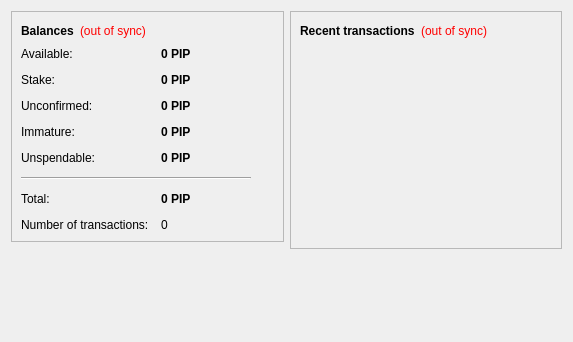
<?xml version="1.0" encoding="UTF-8"?>
<ui version="4.0">
 <class>OverviewPage</class>
 <widget class="QWidget" name="OverviewPage">
  <property name="geometry">
   <rect>
    <x>0</x>
    <y>0</y>
    <width>573</width>
    <height>342</height>
   </rect>
  </property>
  <property name="windowTitle">
   <string>Form</string>
  </property>
  <layout class="QHBoxLayout" name="horizontalLayout" stretch="1,1">
   <item>
    <layout class="QVBoxLayout" name="verticalLayout_2">
     <item>
      <widget class="QFrame" name="frame">
       <property name="frameShape">
        <enum>QFrame::StyledPanel</enum>
       </property>
       <property name="frameShadow">
        <enum>QFrame::Raised</enum>
       </property>
       <layout class="QVBoxLayout" name="verticalLayout_4">
        <item>
         <layout class="QHBoxLayout" name="horizontalLayout_4">
          <item>
           <widget class="QLabel" name="label_5">
            <property name="font">
             <font>
              <weight>75</weight>
              <bold>true</bold>
             </font>
            </property>
            <property name="text">
             <string>Balances</string>
            </property>
           </widget>
          </item>
          <item>
           <widget class="QLabel" name="labelWalletStatus">
            <property name="toolTip">
             <string>The displayed information may be out of date. Your wallet automatically synchronizes with the PipCoin network after a connection is established, but this process has not completed yet.</string>
            </property>
            <property name="styleSheet">
             <string notr="true">QLabel { color: red; }</string>
            </property>
            <property name="text">
             <string notr="true">(out of sync)</string>
            </property>
            <property name="alignment">
             <set>Qt::AlignLeading|Qt::AlignLeft|Qt::AlignVCenter</set>
            </property>
           </widget>
          </item>
          <item>
           <spacer name="horizontalSpacer_2">
            <property name="orientation">
             <enum>Qt::Horizontal</enum>
            </property>
            <property name="sizeHint" stdset="0">
             <size>
              <width>40</width>
              <height>20</height>
             </size>
            </property>
           </spacer>
          </item>
         </layout>
        </item>
        <item>
         <layout class="QFormLayout" name="formLayout_2">
          <property name="fieldGrowthPolicy">
           <enum>QFormLayout::AllNonFixedFieldsGrow</enum>
          </property>
          <property name="horizontalSpacing">
           <number>12</number>
          </property>
          <property name="verticalSpacing">
           <number>12</number>
          </property>
          <item row="0" column="0">
           <widget class="QLabel" name="labelAvailableText">
            <property name="toolTip">
             <string>Your current available balance</string>
            </property>
            <property name="text">
             <string>Available:</string>
            </property>
           </widget>
          </item>
          <item row="0" column="1">
           <widget class="QLabel" name="labelAvailable">
            <property name="font">
             <font>
              <weight>75</weight>
              <bold>true</bold>
             </font>
            </property>
            <property name="cursor">
             <cursorShape>IBeamCursor</cursorShape>
            </property>
            <property name="toolTip">
             <string>Your current available balance</string>
            </property>
            <property name="text">
             <string notr="true">0 PIP</string>
            </property>
            <property name="alignment">
             <set>Qt::AlignLeading|Qt::AlignLeft|Qt::AlignVCenter</set>
            </property>
            <property name="textInteractionFlags">
             <set>Qt::LinksAccessibleByMouse|Qt::TextSelectableByKeyboard|Qt::TextSelectableByMouse</set>
            </property>
           </widget>
          </item>
          <item row="1" column="0">
           <widget class="QLabel" name="label_6">
            <property name="toolTip">
             <string>Total of coins that was staked, and do not yet count toward the current balance</string>
            </property>
            <property name="text">
             <string>Stake:</string>
            </property>
           </widget>
          </item>
          <item row="1" column="1">
           <widget class="QLabel" name="labelStake">
            <property name="font">
             <font>
              <weight>75</weight>
              <bold>true</bold>
             </font>
            </property>
            <property name="cursor">
             <cursorShape>IBeamCursor</cursorShape>
            </property>
            <property name="toolTip">
             <string>Total of coins that was staked, and do not yet count toward the current balance</string>
            </property>
            <property name="text">
             <string notr="true">0 PIP</string>
            </property>
            <property name="alignment">
             <set>Qt::AlignLeading|Qt::AlignLeft|Qt::AlignVCenter</set>
            </property>
            <property name="textInteractionFlags">
             <set>Qt::LinksAccessibleByMouse|Qt::TextSelectableByKeyboard|Qt::TextSelectableByMouse</set>
            </property>
           </widget>
          </item>
          <item row="2" column="0">
           <widget class="QLabel" name="label_3">
            <property name="toolTip">
             <string>Total of transactions that have yet to be confirmed, and do not yet count toward the current balance</string>
            </property>
            <property name="text">
             <string>Unconfirmed:</string>
            </property>
           </widget>
          </item>
          <item row="2" column="1">
           <widget class="QLabel" name="labelUnconfirmed">
            <property name="font">
             <font>
              <weight>75</weight>
              <bold>true</bold>
             </font>
            </property>
            <property name="cursor">
             <cursorShape>IBeamCursor</cursorShape>
            </property>
            <property name="toolTip">
             <string>Total of transactions that have yet to be confirmed, and do not yet count toward the current balance</string>
            </property>
            <property name="text">
             <string notr="true">0 PIP</string>
            </property>
            <property name="alignment">
             <set>Qt::AlignLeading|Qt::AlignLeft|Qt::AlignVCenter</set>
            </property>
            <property name="textInteractionFlags">
             <set>Qt::LinksAccessibleByMouse|Qt::TextSelectableByKeyboard|Qt::TextSelectableByMouse</set>
            </property>
           </widget>
          </item>
          <item row="3" column="0">
           <widget class="QLabel" name="labelImmatureText">
            <property name="toolTip">
             <string>Mined balance that has not yet matured</string>
            </property>
            <property name="text">
             <string>Immature:</string>
            </property>
           </widget>
          </item>
          <item row="3" column="1">
           <widget class="QLabel" name="labelImmature">
            <property name="font">
             <font>
              <weight>75</weight>
              <bold>true</bold>
             </font>
            </property>
            <property name="toolTip">
             <string>Mined balance that has not yet matured</string>
            </property>
            <property name="text">
             <string notr="true">0 PIP</string>
            </property>
            <property name="alignment">
             <set>Qt::AlignLeading|Qt::AlignLeft|Qt::AlignVCenter</set>
            </property>
            <property name="textInteractionFlags">
             <set>Qt::LinksAccessibleByMouse|Qt::TextSelectableByKeyboard|Qt::TextSelectableByMouse</set>
            </property>
           </widget>
          </item>
          <item row="4" column="0">
           <widget class="QLabel" name="labelBalanceWatchOnlyText">
            <property name="toolTip">
             <string>Your unspendable balance</string>
            </property>
            <property name="text">
             <string>Unspendable:</string>
            </property>
           </widget>
          </item>
          <item row="4" column="1">
           <widget class="QLabel" name="labelBalanceWatchOnly">
            <property name="font">
             <font>
              <weight>75</weight>
              <bold>true</bold>
             </font>
            </property>
            <property name="cursor">
             <cursorShape>IBeamCursor</cursorShape>
            </property>
            <property name="toolTip">
             <string>Your unspendable balance</string>
            </property>
            <property name="text">
             <string notr="true">0 PIP</string>
            </property>
            <property name="alignment">
             <set>Qt::AlignLeading|Qt::AlignLeft|Qt::AlignVCenter</set>
            </property>
            <property name="textInteractionFlags">
             <set>Qt::LinksAccessibleByMouse|Qt::TextSelectableByKeyboard|Qt::TextSelectableByMouse</set>
            </property>
           </widget>
          </item>
          <item row="5" column="0" colspan="2">
           <widget class="Line" name="line">
            <property name="maximumSize">
             <size>
              <width>230</width>
              <height>16777215</height>
             </size>
            </property>
            <property name="orientation">
             <enum>Qt::Horizontal</enum>
            </property>
           </widget>
          </item>
          <item row="6" column="0">
           <widget class="QLabel" name="labelTotalText">
            <property name="toolTip">
             <string>Your current total balance</string>
            </property>
            <property name="text">
             <string>Total:</string>
            </property>
           </widget>
          </item>
          <item row="6" column="1">
           <widget class="QLabel" name="labelTotal">
            <property name="font">
             <font>
              <weight>75</weight>
              <bold>true</bold>
             </font>
            </property>
            <property name="toolTip">
             <string>Your current total balance</string>
            </property>
            <property name="text">
             <string notr="true">0 PIP</string>
            </property>
            <property name="alignment">
             <set>Qt::AlignLeading|Qt::AlignLeft|Qt::AlignVCenter</set>
            </property>
            <property name="textInteractionFlags">
             <set>Qt::LinksAccessibleByMouse|Qt::TextSelectableByKeyboard|Qt::TextSelectableByMouse</set>
            </property>
           </widget>
          </item>
          <item row="7" column="0">
           <widget class="QLabel" name="label_2">
            <property name="toolTip">
             <string>Total number of transactions in wallet</string>
            </property>
            <property name="text">
             <string>Number of transactions:</string>
            </property>
           </widget>
          </item>
          <item row="7" column="1">
           <widget class="QLabel" name="labelNumTransactions">
            <property name="toolTip">
             <string>Total number of transactions in wallet</string>
            </property>
            <property name="text">
             <string notr="true">0</string>
            </property>
           </widget>
          </item>
         </layout>
        </item>
       </layout>
      </widget>
     </item>
     <item>
      <spacer name="verticalSpacer">
       <property name="orientation">
        <enum>Qt::Vertical</enum>
       </property>
       <property name="sizeHint" stdset="0">
        <size>
         <width>20</width>
         <height>40</height>
        </size>
       </property>
      </spacer>
     </item>
    </layout>
   </item>
   <item>
    <layout class="QVBoxLayout" name="verticalLayout_3">
     <item>
      <widget class="QFrame" name="frame_2">
       <property name="frameShape">
        <enum>QFrame::StyledPanel</enum>
       </property>
       <property name="frameShadow">
        <enum>QFrame::Raised</enum>
       </property>
       <layout class="QVBoxLayout" name="verticalLayout">
        <item>
         <layout class="QHBoxLayout" name="horizontalLayout_2">
          <item>
           <widget class="QLabel" name="label_4">
            <property name="text">
             <string>&lt;b&gt;Recent transactions&lt;/b&gt;</string>
            </property>
           </widget>
          </item>
          <item>
           <widget class="QLabel" name="labelTransactionsStatus">
            <property name="toolTip">
             <string>The displayed information may be out of date. Your wallet automatically synchronizes with the PipCoin network after a connection is established, but this process has not completed yet.</string>
            </property>
            <property name="styleSheet">
             <string notr="true">QLabel { color: red; }</string>
            </property>
            <property name="text">
             <string notr="true">(out of sync)</string>
            </property>
            <property name="alignment">
             <set>Qt::AlignRight|Qt::AlignTrailing|Qt::AlignVCenter</set>
            </property>
           </widget>
          </item>
          <item>
           <spacer name="horizontalSpacer">
            <property name="orientation">
             <enum>Qt::Horizontal</enum>
            </property>
            <property name="sizeHint" stdset="0">
             <size>
              <width>40</width>
              <height>20</height>
             </size>
            </property>
           </spacer>
          </item>
         </layout>
        </item>
        <item>
         <widget class="QListView" name="listTransactions">
          <property name="styleSheet">
           <string notr="true">QListView { background: transparent; }</string>
          </property>
          <property name="frameShape">
           <enum>QFrame::NoFrame</enum>
          </property>
          <property name="verticalScrollBarPolicy">
           <enum>Qt::ScrollBarAlwaysOff</enum>
          </property>
          <property name="horizontalScrollBarPolicy">
           <enum>Qt::ScrollBarAlwaysOff</enum>
          </property>
          <property name="selectionMode">
           <enum>QAbstractItemView::NoSelection</enum>
          </property>
         </widget>
        </item>
       </layout>
      </widget>
     </item>
     <item>
      <spacer name="verticalSpacer_2">
       <property name="orientation">
        <enum>Qt::Vertical</enum>
       </property>
       <property name="sizeHint" stdset="0">
        <size>
         <width>20</width>
         <height>40</height>
        </size>
       </property>
      </spacer>
     </item>
    </layout>
   </item>
  </layout>
 </widget>
 <resources/>
 <connections/>
</ui>
